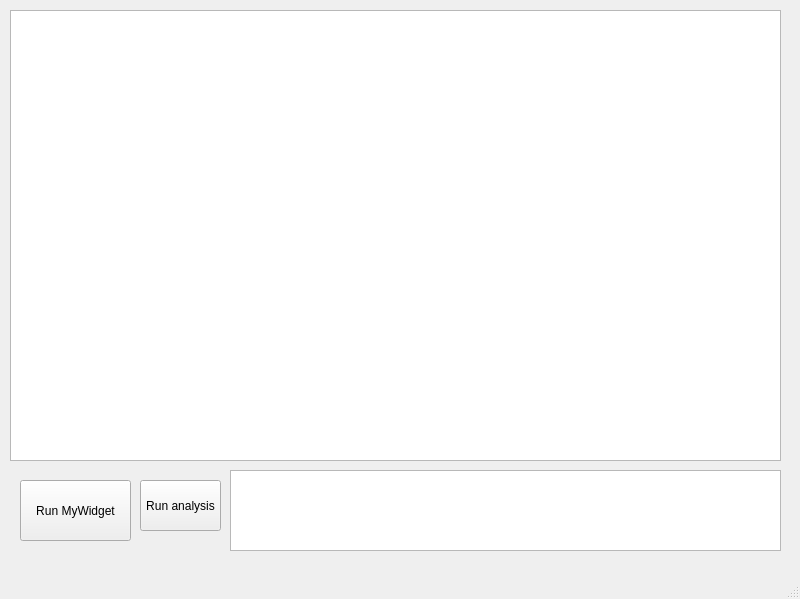
<?xml version="1.0" encoding="UTF-8"?>
<ui version="4.0">
 <class>main</class>
 <widget class="QMainWindow" name="main">
  <property name="geometry">
   <rect>
    <x>0</x>
    <y>0</y>
    <width>800</width>
    <height>599</height>
   </rect>
  </property>
  <property name="windowTitle">
   <string>MainWindow</string>
  </property>
  <widget class="QWidget" name="mw_widget">
   <widget class="QPushButton" name="btn_run_widget">
    <property name="geometry">
     <rect>
      <x>20</x>
      <y>480</y>
      <width>111</width>
      <height>61</height>
     </rect>
    </property>
    <property name="text">
     <string>Run MyWidget</string>
    </property>
   </widget>
   <widget class="QGraphicsView" name="visualizer">
    <property name="geometry">
     <rect>
      <x>10</x>
      <y>10</y>
      <width>771</width>
      <height>451</height>
     </rect>
    </property>
   </widget>
   <widget class="QPushButton" name="btn_run_analysis">
    <property name="geometry">
     <rect>
      <x>140</x>
      <y>480</y>
      <width>81</width>
      <height>51</height>
     </rect>
    </property>
    <property name="text">
     <string>Run analysis</string>
    </property>
   </widget>
   <widget class="QTextBrowser" name="output_log">
    <property name="geometry">
     <rect>
      <x>230</x>
      <y>470</y>
      <width>551</width>
      <height>81</height>
     </rect>
    </property>
   </widget>
  </widget>
  <widget class="QMenuBar" name="menubar">
   <property name="geometry">
    <rect>
     <x>0</x>
     <y>0</y>
     <width>800</width>
     <height>21</height>
    </rect>
   </property>
  </widget>
  <widget class="QStatusBar" name="statusbar"/>
 </widget>
 <resources/>
 <connections>
  <connection>
   <sender>btn_run_analysis</sender>
   <signal>clicked()</signal>
   <receiver>visualizer</receiver>
   <slot>update()</slot>
   <hints>
    <hint type="sourcelabel">
     <x>167</x>
     <y>521</y>
    </hint>
    <hint type="destinationlabel">
     <x>181</x>
     <y>397</y>
    </hint>
   </hints>
  </connection>
 </connections>
</ui>
